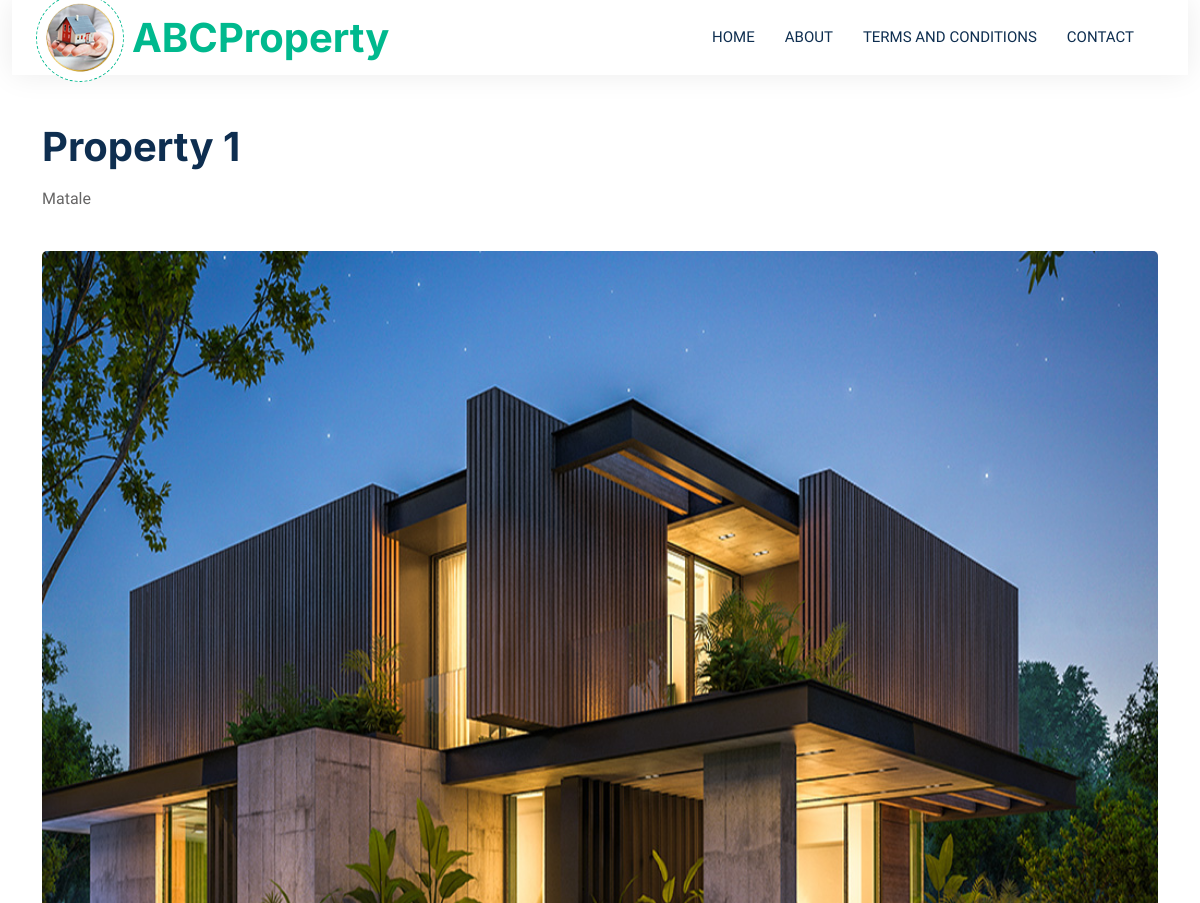
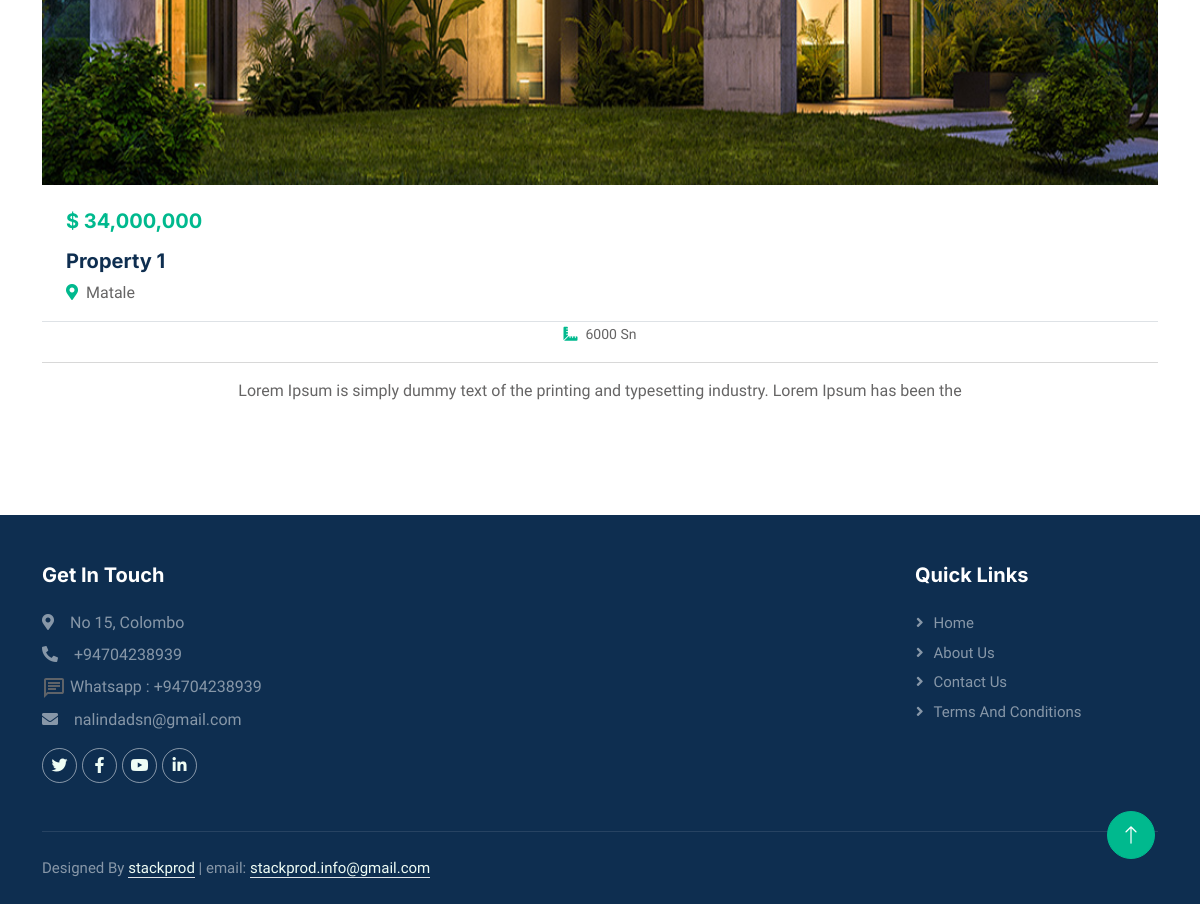
The app's page /post.php?id=7015 with its own data (2 pictures, top to bottom).
### tables this page shows
CREATE TABLE `properties` (
  `id` int(11) NOT NULL,
  `image_name` varchar(250) NOT NULL,
  `title` varchar(250) NOT NULL,
  `type` varchar(20) NOT NULL,
  `location` varchar(200) NOT NULL,
  `size` varchar(50) NOT NULL,
  `description` varchar(500) DEFAULT NULL,
  `price` varchar(11) NOT NULL,
  `status` varchar(8) NOT NULL DEFAULT 'active',
  `createdAt` timestamp NOT NULL DEFAULT current_timestamp()
);

### post.php (the view, shortened to what this page needs)
<?php 	require 'admin/conn.php';
?>
<!DOCTYPE html>
<html lang="en">
<head>
    <link href="https://cdnjs.cloudflare.com/ajax/libs/font-awesome/5.10.0/css/all.min.css" rel="stylesheet">
    <link href="https://cdn.jsdelivr.net/npm/bootstrap-icons@1.4.1/font/bootstrap-icons.css" rel="stylesheet">
    <link href="css/bootstrap.min.css" rel="stylesheet">
    <link href="css/style.css" rel="stylesheet">
</head>
<body>
    <div class="container-xxl bg-white p-0">
        <div class="container-fluid nav-bar bg-transparent">
            <nav class="navbar navbar-expand-lg bg-white navbar-light py-0 px-4">
                <a href="index.php" class="navbar-brand d-flex align-items-center text-center">
                    <div class="icon p-2 me-2">
                        <img class="img-fluid" src="img/icon-deal.png" alt="Icon" style="width: 70px; height: 70px;">
                    </div>
                    <h1 class="m-0 text-primary">ABCProperty</h1>
                </a>
                <div class="collapse navbar-collapse" id="navbarCollapse">
                    <div class="navbar-nav ms-auto">
                        <a href="index.php" class="nav-item nav-link ">Home</a>
                        <a href="about.php" class="nav-item nav-link">About</a>
                                                <a href="terms-conditions.php" class="nav-item nav-link ">Terms and conditions</a>
                        <a href="contact.php" class="nav-item nav-link">Contact</a>
                    </div>
                </div>
            </nav>
        </div>
        <div class="container-xxl py-5">
            <div class="container">
                <div class="tab-content">
                    <div id="tab-1" class="tab-pane fade show p-0 active">
                        <div class="row g-4">
<?php
                        $stmt = $conn->prepare(
                                "SELECT * FROM properties where id = '".$_GET["id"]."' LIMIT 1");
                        $stmt->execute();
                        $data = $stmt->fetchAll();
                        foreach($data as $row)
                        {
                    ?>
<div class="text-start mx-auto " >
                            <h1 class="mb-3"><?php echo $row['title']?></h1>
                            <p><?php echo $row['location']?></p>
                        </div>
                    <div class=" " >
                                <div class=" rounded overflow-hidden">
                                        <a href=""><img class="img-fluid w-full"  style="width:100%" src="admin/crud/files/<?php echo $row['image_name']?>" alt=""></a>
                                    <div class="p-4 pb-0">
                                    <h5 class="text-primary mb-3">$ <?php echo $row['price']?></h5>
                                        <a class="d-block h5 mb-2" href=""><?php echo $row['title']?></a>
                                        <p><i class="fa fa-map-marker-alt text-primary me-2"></i><?php echo $row['location']?></p>
                                    </div>
                                    <div class=" border-top text-center">
                                        <small class=" text-center py-2"><i class="fa fa-ruler-combined text-primary me-2"></i><?php echo $row['size']?> </small>
                                        <hr/>
                                        <p class="text-left"><?php echo $row['description']?></p>
                                    </div>
                                </div>
                            </div>
                    <?php
                    }
                    ?>
                        </div>
                    </div>
                </div>
            </div>
        </div>
        <div class="container-fluid bg-dark text-white-50 footer mt-5 wow fadeIn" data-wow-delay="0.1s">
            <div class="container py-5">
                <div class="row g-5">
                    <div class="col-lg-9 col-md-9">
                        <h5 class="text-white mb-4">Get In Touch</h5>
                        <p class="mb-2"><i class="fa fa-map-marker-alt me-3"></i>No 15,  Colombo </p>
                        <p class="mb-2"><i class="fa fa-phone-alt me-3"></i>+94704238939 </p>
                        <p class="mb-2">  Whatsapp : +94704238939 </p>
                        <p class="mb-2"><i class="fa fa-envelope me-3"></i>nalindadsn@gmail.com</p>
                        <div class="d-flex pt-2">
                            <a class="btn btn-outline-light btn-social" href="#"><i class="fab fa-twitter"></i></a>
                            <a class="btn btn-outline-light btn-social" href="#"><i class="fab fa-facebook-f"></i></a>
                            <a class="btn btn-outline-light btn-social" href="#"><i class="fab fa-youtube"></i></a>
                            <a class="btn btn-outline-light btn-social" href="#"><i class="fab fa-linkedin-in"></i></a>
                        </div>
                    </div>
                    <div class="col-lg-3 col-md-6">
                        <h5 class="text-white mb-4">Quick Links</h5>
                        <a class="btn btn-link text-white-50" href="index.php">Home</a>
                        <a class="btn btn-link text-white-50" href="about.php">About Us</a>
                        <a class="btn btn-link text-white-50" href="contact.php">Contact Us</a>
                        <a class="btn btn-link text-white-50" href="terms-conditions.php">Terms and conditions</a>
                    </div>
                </div>
            </div>
            <div class="container">
                <div class="copyright">
                    <div class="row">
                        <div class="col-md-6 text-center text-md-start mb-3 mb-md-0">
							Designed By  <a class="border-bottom"  href="https://stackprod.com">stackprod</a> | email: <a class="border-bottom"  href="mailto:stackprod.info@gmail.com">stackprod.info@gmail.com
                            </a>
                        </div>
                    </div>
                </div>
            </div>
        </div>
        <a href="#" class="btn btn-lg btn-primary btn-lg-square back-to-top"><i class="bi bi-arrow-up"></i></a>
    </div>
</body>
</html>

### css/style.css (style rules this page uses)
:root { --primary: #00B98E; --secondary: #FF6922; --light: #EFFDF5; --dark: #0E2E50; }
.back-to-top { position: fixed; display: none; right: 45px; bottom: 45px; z-index: 99; }
body { background-color: #fff; }
.btn { transition: .5s; }
.btn.btn-primary, .btn.btn-secondary { color: #FFFFFF; }
.btn-lg-square { width: 48px; height: 48px; }
.btn-square, .btn-sm-square, .btn-lg-square { padding: 0; display: flex; align-items: center; justify-content: center; font-weight: normal; border-radius: 50px; }
.nav-bar { position: relative; transition: .5s; z-index: 9999; }
.navbar { box-shadow: 0 0 30px rgba(0, 0, 0, .08); }
.navbar-light .navbar-nav .nav-link { margin-right: 30px; padding: 25px 0; color: #FFFFFF; font-size: 15px; text-transform: uppercase; outline: none; }
.navbar-light .navbar-brand { height: 75px; }
.navbar-light .navbar-nav .nav-link { color: var(--dark); font-weight: 500; }
.icon { padding: 15px; display: inline-flex; align-items: center; justify-content: center; background: #FFFFFF !important; border-radius: 50px; border: 1px dashed var(--primary) !important; }
.footer .btn.btn-social { margin-right: 5px; width: 35px; height: 35px; display: flex; align-items: center; justify-content: center; color: var(--light); border: 1px solid rgba(255,255,255,0.5); border-radius: 35px; transition: .3s; }
.footer .btn.btn-link { display: block; margin-bottom: 5px; padding: 0; text-align: left; font-size: 15px; font-weight: normal; text-transform: capitalize; transition: .3s; }
.footer .btn.btn-link::before { position: relative; content: "\f105"; font-family: "Font Awesome 5 Free"; font-weight: 900; margin-right: 10px; }
.footer .copyright { padding: 25px 0; font-size: 15px; border-top: 1px solid rgba(256, 256, 256, .1); }
.footer .copyright a { color: var(--light); }

### records on screen
properties: title "Property 1", location "Matale", image_name (picture), price "34,000,000", size "6000 Sn", description "Lorem Ipsum is simply dummy text of the printing and typesetting industry. Lorem Ipsum has been the"
